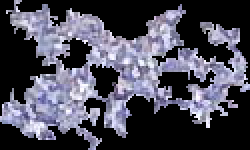
#> input picture classify/train/Tool/248crop.png, 125 x 75 px, given in place of mask_8_7_4_onsamedomain_big.png, which was not available (shown 2 times larger)
$ python correct_mask_2.py
#> lines starting #> are read from the running program, lines starting #| are printed output that depends on the picture; after the words box and inside, x2 and y2 are one past the last pixel; in counts of white or black regions, pixels touching at a corner belong together; pictures that were not available may be replaced by others from this repository, and a replacement may not be noted
import numpy as np
import math
import argparse
import imutils
import cv2


def correct_black(image):

    mask_a = image.copy()
    lower_white = np.array([0,0,0])
    upper_white = np.array([0,0,0])
    single=0
    single = cv2.inRange(mask_a, lower_white, upper_white )
    mask_a[single>0]=(55,55,55)

    lower_white = np.array([254,254,254])
    upper_white = np.array([256,256,256])
    single=0
    single = cv2.inRange(mask_a, lower_white, upper_white )
    mask_a[single>0]=(0,0,0)

    lower_white = np.array([5,5,225])
    upper_white = np.array([5,5,225])
    single=0
    single = cv2.inRange(mask_a, lower_white, upper_white )
    mask_a[single>0]=(0,0,0)

    lower_white = np.array([55,55,55])
    upper_white = np.array([55,55,55])
    single=0
    single = cv2.inRange(mask_a, lower_white, upper_white )
    mask_a[single>0]=(255,255,255)

    gray = cv2.cvtColor(mask_a, cv2.COLOR_BGR2GRAY)
    blurred = cv2.GaussianBlur(gray, (5, 5), 0)
    thresh = cv2.threshold(blurred, 60, 255, cv2.THRESH_BINARY)[1]
    cnts = cv2.findContours(thresh.copy(), cv2.RETR_EXTERNAL,
        cv2.CHAIN_APPROX_SIMPLE)
    cnts = imutils.grab_contours(cnts)

    cv2.imwrite(('/home/janischl/ssn-pytorch/no_black.png'),mask_a)

    num=0

    masksegment=image.copy()
    mask_final=image.copy()
    cunts = []
    for c in cnts:
        leftmost = tuple(c[c[:,:,0].argmin()][0])
        rightmost = tuple(c[c[:,:,0].argmax()][0])
        topmost = tuple(c[c[:,:,1].argmin()][0])
        bottommost = tuple(c[c[:,:,1].argmax()][0])
        M = cv2.moments(c)
        if (M["m00"]>0):
            cX = int(M["m10"] / M["m00"])
            cY = int(M["m01"] / M["m00"])
        else:
            cX = leftmost[0]
            cY= leftmost[1]

        cnt_norm = c - [cX, cY]
        cnt_scaled = cnt_norm * 1.1
        cnt_scaled = cnt_scaled + [cX, cY]
        cnt_scaled = cnt_scaled.astype(np.int32)
        cunts.append(cnt_scaled)

    for c in cunts:

        leftmost = tuple(c[c[:,:,0].argmin()][0])
        rightmost = tuple(c[c[:,:,0].argmax()][0])
        topmost = tuple(c[c[:,:,1].argmin()][0])
        bottommost = tuple(c[c[:,:,1].argmax()][0])
        horizontal = rightmost[0]- leftmost[0]
        vertikal = bottommost[1]-topmost[1]

        if (topmost[1]<=(bottommost[1]) and leftmost[0]<=(rightmost[0])):


            cv2.imwrite(('/home/janischl/ssn-pytorch/hä.png'),image)
            M = cv2.moments(c)
            if (M["m00"]>0):
                cX = int(M["m10"] / M["m00"])
                cY = int(M["m01"] / M["m00"])
            else:
                cX = leftmost[0]
                cY= leftmost[1]

            r,g,b = mask_final[cY, cX]

            if(r==0 and g==0 and b==0 and horizontal<400):

                cimg= np.zeros_like(masksegment)
                cv2.drawContours(cimg, cunts, num, color=24, thickness=8)
                cv2.drawContours(cimg, cunts, num, color=24, thickness=-1)
                pts = np.where(cimg == 24)
                masksegment[pts[0],pts[1]] = [55,55,55]
                add = 5
                crop_mask = masksegment[(topmost[1]-add):(bottommost[1]+add),(leftmost[0]-add):(rightmost[0]+add)]

                if not (np.any(crop_mask==[0,0,0])):

                    masksegment[pts[0],pts[1]] = [255,255,255]
                    crop_mask = masksegment[(topmost[1]-add):(bottommost[1]+add),(leftmost[0]-add):(rightmost[0]+add)]
                    if ( np.all(crop_mask==[255,255,255])):
                        print("Faulty black")
                        image[pts[0],pts[1]] = [255,255,255]
                    masksegment[pts[0],pts[1]] = [5,5,225]
                    crop_mask = masksegment[(topmost[1]-add):(bottommost[1]+add),(leftmost[0]-add):(rightmost[0]+add)]
                    if ( np.all(crop_mask==[5,5,225])):
                        print("Faulty black")
                        image[pts[0],pts[1]] = [5,5,225]

        num=num+1
    return image


def correct_white(image):

    mask_a = image.copy()
    lower_white = np.array([255,255,255])
    upper_white = np.array([255,255,255])
    single=0
    single = cv2.inRange(mask_a, lower_white, upper_white )
    mask_a[single>0]=(55,55,55)

    lower_white = np.array([5,5,225])
    upper_white = np.array([5,5,225])
    single=0
    single = cv2.inRange(mask_a, lower_white, upper_white )
    mask_a[single>0]=(0,0,0)

    lower_white = np.array([55,55,55])
    upper_white = np.array([55,55,55])
    single=0
    single = cv2.inRange(mask_a, lower_white, upper_white )
    mask_a[single>0]=(255,255,255)

    gray = cv2.cvtColor(mask_a, cv2.COLOR_BGR2GRAY)
    blurred = cv2.GaussianBlur(gray, (5, 5), 0)
    thresh = cv2.threshold(blurred, 60, 255, cv2.THRESH_BINARY)[1]
    cnts = cv2.findContours(thresh.copy(), cv2.RETR_EXTERNAL,
        cv2.CHAIN_APPROX_SIMPLE)
    cnts = imutils.grab_contours(cnts)

    num=0
    masksegment=image.copy()
    mask_final=image.copy()
    cunts = []
    for c in cnts:
        leftmost = tuple(c[c[:,:,0].argmin()][0])
        rightmost = tuple(c[c[:,:,0].argmax()][0])
        topmost = tuple(c[c[:,:,1].argmin()][0])
        bottommost = tuple(c[c[:,:,1].argmax()][0])
        M = cv2.moments(c)
        if (M["m00"]>0):
            cX = int(M["m10"] / M["m00"])
            cY = int(M["m01"] / M["m00"])
        else:
            cX = leftmost[0]
            cY= leftmost[1]

        cnt_norm = c - [cX, cY]
        cnt_scaled = cnt_norm * 1.1
        cnt_scaled = cnt_scaled + [cX, cY]
        cnt_scaled = cnt_scaled.astype(np.int32)
        cunts.append(cnt_scaled)

    for c in cunts:

        leftmost = tuple(c[c[:,:,0].argmin()][0])
        rightmost = tuple(c[c[:,:,0].argmax()][0])
        topmost = tuple(c[c[:,:,1].argmin()][0])
        bottommost = tuple(c[c[:,:,1].argmax()][0])
        horizontal = rightmost[0]- leftmost[0]
        vertikal = bottommost[1]-topmost[1]

        if (topmost[1]<=(bottommost[1]) and leftmost[0]<=(rightmost[0])):


            M = cv2.moments(c)
            if (M["m00"]>0):
                cX = int(M["m10"] / M["m00"])
                cY = int(M["m01"] / M["m00"])
            else:
                cX = leftmost[0]
                cY= leftmost[1]

            r,g,b = mask_final[cY, cX]


            if(r==255 and g==255 and b==255 and horizontal<400):

                cimg= np.zeros_like(masksegment)
                cv2.drawContours(cimg, cunts, num, color=24, thickness=8)
                cv2.drawContours(cimg, cunts, num, color=24, thickness=-1)
                pts = np.where(cimg == 24)
                masksegment[pts[0],pts[1]] = [55,55,55]
                add = 20
                crop_mask = masksegment[(topmost[1]-add):(bottommost[1]+add),(leftmost[0]-add):(rightmost[0]+add)]

                if not ( np.any(crop_mask==[255,255,255])):

                    masksegment[pts[0],pts[1]] = [0,0,0]
                    crop_mask = masksegment[(topmost[1]-add):(bottommost[1]+add),(leftmost[0]-add):(rightmost[0]+add)]
                    if ( np.all(crop_mask==[0,0,0])):
                        print("Fault white")
                        image[pts[0],pts[1]] = [0,0,0]
                    masksegment[pts[0],pts[1]] = [5,5,225]
                    crop_mask = masksegment[(topmost[1]-add):(bottommost[1]+add),(leftmost[0]-add):(rightmost[0]+add)]
                    if ( np.all(crop_mask==[5,5,225])):
                        print("Faulty white")
                        image[pts[0],pts[1]] = [5,5,225]

                r,g,b = masksegment[cY, cX]

        num=num+1
    return image


def correct_red(image):

    mask_a = image.copy()
    lower_white = np.array([5,5,225])
    upper_white = np.array([5,5,225])
    single=0
    single = cv2.inRange(mask_a, lower_white, upper_white )
    mask_a[single>0]=(55,55,55)

    lower_white = np.array([255,255,255])
    upper_white = np.array([255,255,225])
    single=0
    single = cv2.inRange(mask_a, lower_white, upper_white )
    mask_a[single>0]=(0,0,0)

    lower_white = np.array([55,55,55])
    upper_white = np.array([55,55,55])
    single=0
    single = cv2.inRange(mask_a, lower_white, upper_white )
    mask_a[single>0]=(255,255,255)

    gray = cv2.cvtColor(mask_a, cv2.COLOR_BGR2GRAY)
    blurred = cv2.GaussianBlur(gray, (5, 5), 0)
    thresh = cv2.threshold(blurred, 60, 255, cv2.THRESH_BINARY)[1]
    cnts = cv2.findContours(thresh.copy(), cv2.RETR_EXTERNAL,
        cv2.CHAIN_APPROX_SIMPLE)
    cnts = imutils.grab_contours(cnts)

    num=0
    masksegment=image.copy()
    mask_final=image.copy()
    cunts = []
    for c in cnts:
        leftmost = tuple(c[c[:,:,0].argmin()][0])
        rightmost = tuple(c[c[:,:,0].argmax()][0])
        topmost = tuple(c[c[:,:,1].argmin()][0])
        bottommost = tuple(c[c[:,:,1].argmax()][0])
        M = cv2.moments(c)
        if (M["m00"]>0):
            cX = int(M["m10"] / M["m00"])
            cY = int(M["m01"] / M["m00"])
        else:
            cX = leftmost[0]
            cY= leftmost[1]

        ## blowing up the contour a little
        cnt_norm = c - [cX, cY]
        cnt_scaled = cnt_norm * 1.1
        cnt_scaled = cnt_scaled + [cX, cY]
        cnt_scaled = cnt_scaled.astype(np.int32)
        cunts.append(cnt_scaled)

    for c in cunts:

        leftmost = tuple(c[c[:,:,0].argmin()][0])
        rightmost = tuple(c[c[:,:,0].argmax()][0])
        topmost = tuple(c[c[:,:,1].argmin()][0])
        bottommost = tuple(c[c[:,:,1].argmax()][0])
        horizontal = rightmost[0]- leftmost[0]
        vertikal = bottommost[1]-topmost[1]

        if (topmost[1]<=(bottommost[1]) and leftmost[0]<=(rightmost[0])):
            M = cv2.moments(c)
            if (M["m00"]>0):
                cX = int(M["m10"] / M["m00"])
                cY = int(M["m01"] / M["m00"])
            else:
                cX = leftmost[0]
                cY= leftmost[1]
            r,g,b = image[cY, cX]

            if(r==5 and g==5 and b==225 and horizontal<400):

                cimg= np.zeros_like(image.copy())
                cv2.drawContours(cimg, cunts, num, color=24, thickness=8)
                cv2.drawContours(cimg, cunts, num, color=24, thickness=-1)
                pts = np.where(cimg == 24)
                masksegment[pts[0],pts[1]] = [55,55,55]
                add = 5
                crop_mask = masksegment[(topmost[1]-add):(bottommost[1]+add),(leftmost[0]-add):(rightmost[0]+add)]

                if not (np.any(crop_mask==[5,5,225]) or np.any(crop_mask==[255,255,255])):
                    print("Faulty red")
                    mask_final[pts[0],pts[1]] = [0,0,0]

        num=num+1
    return mask_final

if __name__ == "__main__":

    mask = cv2.imread('/home/janischl/ssn-pytorch/classify/mask_8_7_4_onsamedomain_big.png')
#> mask is the input picture: shape (75, 125, 3); mean B, G, R 89.4, 75.5, 76.3

    mask = correct_red(mask)    ## corrects faulty red (tool) superpixels that are completely spourrounded by black superpixels
#> in correct_red, `single = cv2.inRange(mask_a, lower_white, upper_white )`: single: shape (75, 125); every value is 0
#> in correct_red, `blurred = cv2.GaussianBlur(gray, (5, 5), 0)`:
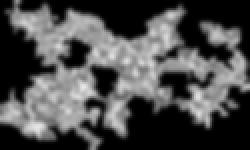
#> blurred: shape (75, 125) (shown 2 times larger); min 0, max 232, mean 77.4
#> in correct_red, `thresh = cv2.threshold(blurred, 60, 255, cv2.THRESH_BINARY)[1]`:
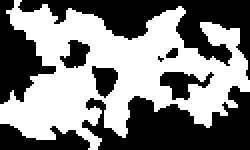
#> thresh: shape (75, 125) (shown 2 times larger); 50.4% white; 9 black regions (1 under 20 px)
#> in correct_red, `cnts = cv2.findContours(thresh.copy(), cv2.RETR_EXTERNAL, cv2.CHAIN_AP..`: cnts = 1 contour; box (x1, y1, x2, y2) and area: (0, 0, 125, 75) 4922
#> the loop in correct_red, `for c in cnts:` made 1 pass
#> (leftmost, rightmost, topmost, bottommost, cX, cY) on pass 1: ((0, 52), (124, 45), (7, 0), (44, 74), 58, 36)
#> after the loop in correct_red, `for c in cnts:`: cunts = 1 contour; box (x1, y1, x2, y2) and area: (-5, -3, 131, 78) 5928
#> the loop in correct_red, `for c in cunts: ` made 1 pass
#> (leftmost, rightmost, topmost, bottommost, horizontal, vertikal, cX, cY) on pass 1: ((-5, 53), (130, 45), (1, -3), (42, 77), 135, 80, 58, 35)
#> after the loop in correct_red, `for c in cunts:`: num = 1
    mask = correct_black(mask)  ## corrects faulty black (background) superpixels that are completely spourrounded by red or white superpixels
#> in correct_black, `single = cv2.inRange(mask_a, lower_white, upper_white )`:
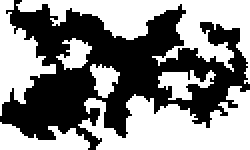
#> single: shape (75, 125) (shown 2 times larger); 53.1% white; 1 black region, box (x1, y1, x2, y2) and area: (0, 0, 125, 75) 4396
#> in correct_black, `mask_a[single>0]=(55,55,55)`:
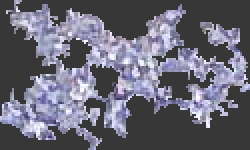
#> mask_a: shape (75, 125, 3) (shown 2 times larger); mean B, G, R 118.6, 104.7, 105.5
#> in correct_black, `single = cv2.inRange(mask_a, lower_white, upper_white )`:
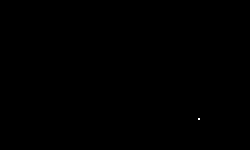
#> single: shape (75, 125) (shown 2 times larger); 0.01% white in thin lines or dots, all inside (x1, y1, x2, y2) = (99, 59, 100, 60)
#> in correct_black, `mask_a[single>0]=(0,0,0)`: mask_a: shape (75, 125, 3); 0.01% of pixels changed, all inside (x1, y1, x2, y2) = (99, 59, 100, 60)
#> in correct_black, `mask_a[single>0]=(255,255,255)`:
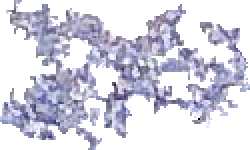
#> mask_a: shape (75, 125, 3) (shown 2 times larger); mean B, G, R 224.8, 210.9, 211.7
#> in correct_black, `blurred = cv2.GaussianBlur(gray, (5, 5), 0)`:
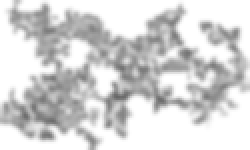
#> blurred: shape (75, 125) (shown 2 times larger); min 102, max 255, mean 212.7
#> in correct_black, `thresh = cv2.threshold(blurred, 60, 255, cv2.THRESH_BINARY)[1]`: thresh: shape (75, 125); every value is 255
#> in correct_black, `cnts = cv2.findContours(thresh.copy(), cv2.RETR_EXTERNAL, cv2.CHAIN_AP..`: cnts = 1 contour; box (x1, y1, x2, y2) and area: (0, 0, 125, 75) 9176
#> in correct_black, `cnts = imutils.grab_contours(cnts)`: cnts = [[[0, 0], [0, 74], [124, 74], [124, 0]]]
#> the loop in correct_black, `for c in cnts:` made 1 pass
#> (c, cX, cY, cnt_norm, cnt_scaled) on pass 1: ([[0, 0], [0, 74], [124, 74], [124, 0]], 62, 37, [[-62, -37], [-62, 37], [62, 37], [62, -37]], [[-6, -3], [-6, 77], [130, 77], [130, -3]])
#> after the loop in correct_black, `for c in cnts:`: cunts = [[[-6, -3], [-6, 77], [130, 77], [130, -3]]]
#> the loop in correct_black, `for c in cunts: ` made 1 pass
#> (c, horizontal, vertikal, cX, cY, r, g, b) on pass 1: ([[-6, -3], [-6, 77], [130, 77], [130, -3]], 136, 80, 62, 37, 174, 128, 134)
#> after the loop in correct_black, `for c in cunts:`: num = 1
    mask = correct_white(mask)  ## corrects faulty white (wear) superpixels that are completely spourrounded by black or red superpixels (red superpixels sourrounding is actually possible to be right)
#> in correct_white, `cnts = cv2.findContours(thresh.copy(), cv2.RETR_EXTERNAL, cv2.CHAIN_AP..`: cnts = 1 contour; box (x1, y1, x2, y2) and area: (0, 0, 125, 75) 4922
#> the loop in correct_white, `for c in cnts:` made 1 pass
#> after the loop in correct_white, `for c in cnts:`: cunts = 1 contour; box (x1, y1, x2, y2) and area: (-5, -3, 131, 78) 5928
#> the loop in correct_white, `for c in cunts: ` made 1 pass
#> after the loop in correct_white, `for c in cunts:`: num = 1
    cv2.imwrite(('final_correct.png'),mask)

$ run again, on classify/train/Tool/253crop.png
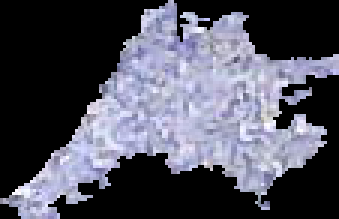
#> input picture classify/train/Tool/253crop.png, 113 x 73 px, given in place of mask_8_7_4_onsamedomain_big.png, which was not available (shown 3 times larger)
#> mask is the input picture: shape (73, 113, 3); mean B, G, R 94.1, 80.9, 80.4
#> in correct_red, `thresh = cv2.threshold(blurred, 60, 255, cv2.THRESH_BINARY)[1]`:
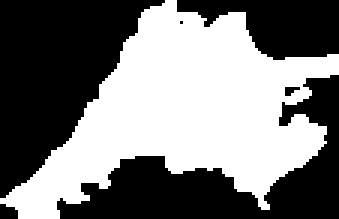
#> thresh: shape (73, 113) (shown 3 times larger); 47.6% white; 1 white region
#> in correct_red, `cnts = cv2.findContours(thresh.copy(), cv2.RETR_EXTERNAL, cv2.CHAIN_AP..`: cnts = 1 contour; box (x1, y1, x2, y2) and area: (0, 0, 113, 73) 3759
#> the loop in correct_red, `for c in cnts:` made 1 pass
#> (leftmost, rightmost, topmost, bottommost, cX, cY) on pass 1: ((0, 66), (112, 24), (55, 0), (6, 72), 61, 36)
#> after the loop in correct_red, `for c in cnts:`: cunts = 1 contour; box (x1, y1, x2, y2) and area: (-6, -3, 118, 76) 4534
#> the loop in correct_red, `for c in cunts: ` made 1 pass
#> (leftmost, rightmost, topmost, bottommost, horizontal, vertikal, cX, cY) on pass 1: ((-6, 69), (117, 22), (54, -3), (0, 75), 123, 78, 61, 36)
#> after the loop in correct_red, `for c in cunts:`: num = 1
#> in correct_black, `blurred = cv2.GaussianBlur(gray, (5, 5), 0)`:
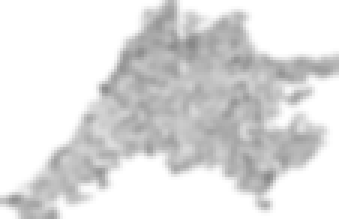
#> blurred: shape (73, 113) (shown 3 times larger); min 135, max 255, mean 222
#> in correct_black, `cnts = cv2.findContours(thresh.copy(), cv2.RETR_EXTERNAL, cv2.CHAIN_AP..`: cnts = 1 contour; box (x1, y1, x2, y2) and area: (0, 0, 113, 73) 8064
#> in correct_black, `cnts = imutils.grab_contours(cnts)`: cnts = [[[0, 0], [0, 72], [112, 72], [112, 0]]]
#> the loop in correct_black, `for c in cnts:` made 1 pass
#> (c, cX, cY, cnt_norm, cnt_scaled) on pass 1: ([[0, 0], [0, 72], [112, 72], [112, 0]], 56, 36, [[-56, -36], [-56, 36], [56, 36], [56, -36]], [[-5, -3], [-5, 75], [117, 75], [117, -3]])
#> after the loop in correct_black, `for c in cnts:`: cunts = [[[-5, -3], [-5, 75], [117, 75], [117, -3]]]
#> the loop in correct_black, `for c in cunts: ` made 1 pass
#> (c, horizontal, vertikal, cX, cY, r, g, b) on pass 1: ([[-5, -3], [-5, 75], [117, 75], [117, -3]], 122, 78, 56, 36, 198, 163, 160)
#> after the loop in correct_black, `for c in cunts:`: num = 1
#> in correct_white, `cnts = cv2.findContours(thresh.copy(), cv2.RETR_EXTERNAL, cv2.CHAIN_AP..`: cnts = 1 contour; box (x1, y1, x2, y2) and area: (0, 0, 113, 73) 3759
#> the loop in correct_white, `for c in cnts:` made 1 pass
#> after the loop in correct_white, `for c in cnts:`: cunts = 1 contour; box (x1, y1, x2, y2) and area: (-6, -3, 118, 76) 4534
#> the loop in correct_white, `for c in cunts: ` made 1 pass
#> after the loop in correct_white, `for c in cunts:`: num = 1

$ run again, on classify/train/Tool/254crop.png
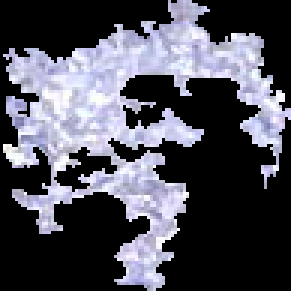
#> input picture classify/train/Tool/254crop.png, 97 x 97 px, given in place of mask_8_7_4_onsamedomain_big.png, which was not available (shown 3 times larger)
#> mask is the input picture: shape (97, 97, 3); mean B, G, R 89, 78.4, 78.4
#> in correct_red, `thresh = cv2.threshold(blurred, 60, 255, cv2.THRESH_BINARY)[1]`:
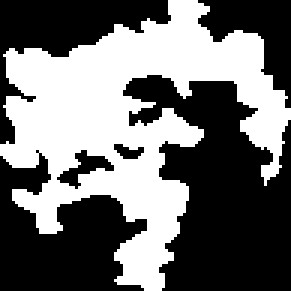
#> thresh: shape (97, 97) (shown 3 times larger); 43.6% white; 1 white region
#> in correct_red, `cnts = cv2.findContours(thresh.copy(), cv2.RETR_EXTERNAL, cv2.CHAIN_AP..`: cnts = 1 contour; box (x1, y1, x2, y2) and area: (0, 0, 97, 97) 3929
#> the loop in correct_red, `for c in cnts:` made 1 pass
#> (rightmost, topmost, bottommost, cX, cY) on pass 1: ((96, 39), (56, 0), (48, 96), 42, 40)
#> after the loop in correct_red, `for c in cnts:`: cunts = 1 contour; box (x1, y1, x2, y2) and area: (-4, -4, 102, 102) 4725
#> the loop in correct_red, `for c in cunts: ` made 1 pass
#> (rightmost, topmost, bottommost, horizontal, vertikal, cX, cY, r) on pass 1: ((101, 38), (57, -4), (48, 101), 105, 105, 42, 40, 0)
#> after the loop in correct_red, `for c in cunts:`: num = 1
#> in correct_black, `blurred = cv2.GaussianBlur(gray, (5, 5), 0)`:
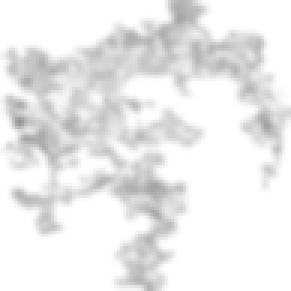
#> blurred: shape (97, 97) (shown 3 times larger); min 149, max 255, mean 235.6
#> in correct_black, `cnts = cv2.findContours(thresh.copy(), cv2.RETR_EXTERNAL, cv2.CHAIN_AP..`: cnts = 1 contour; box (x1, y1, x2, y2) and area: (0, 0, 97, 97) 9216
#> in correct_black, `cnts = imutils.grab_contours(cnts)`: cnts = [[[0, 0], [0, 96], [96, 96], [96, 0]]]
#> the loop in correct_black, `for c in cnts:` made 1 pass
#> (c, cX, cY, cnt_norm, cnt_scaled) on pass 1: ([[0, 0], [0, 96], [96, 96], [96, 0]], 48, 48, [[-48, -48], [-48, 48], [48, 48], [48, -48]], [[-4, -4], [-4, 100], [100, 100], [100, -4]])
#> after the loop in correct_black, `for c in cnts:`: cunts = [[[-4, -4], [-4, 100], [100, 100], [100, -4]]]
#> the loop in correct_black, `for c in cunts: ` made 1 pass
#> (c, horizontal, vertikal, cX, cY, r, g, b) on pass 1: ([[-4, -4], [-4, 100], [100, 100], [100, -4]], 104, 104, 48, 48, 236, 214, 219)
#> after the loop in correct_black, `for c in cunts:`: num = 1
#> in correct_white, `cnts = cv2.findContours(thresh.copy(), cv2.RETR_EXTERNAL, cv2.CHAIN_AP..`: cnts = 1 contour; box (x1, y1, x2, y2) and area: (0, 0, 97, 97) 3929
#> the loop in correct_white, `for c in cnts:` made 1 pass
#> after the loop in correct_white, `for c in cnts:`: cunts = 1 contour; box (x1, y1, x2, y2) and area: (-4, -4, 102, 102) 4725
#> the loop in correct_white, `for c in cunts: ` made 1 pass
#> after the loop in correct_white, `for c in cunts:`: num = 1
